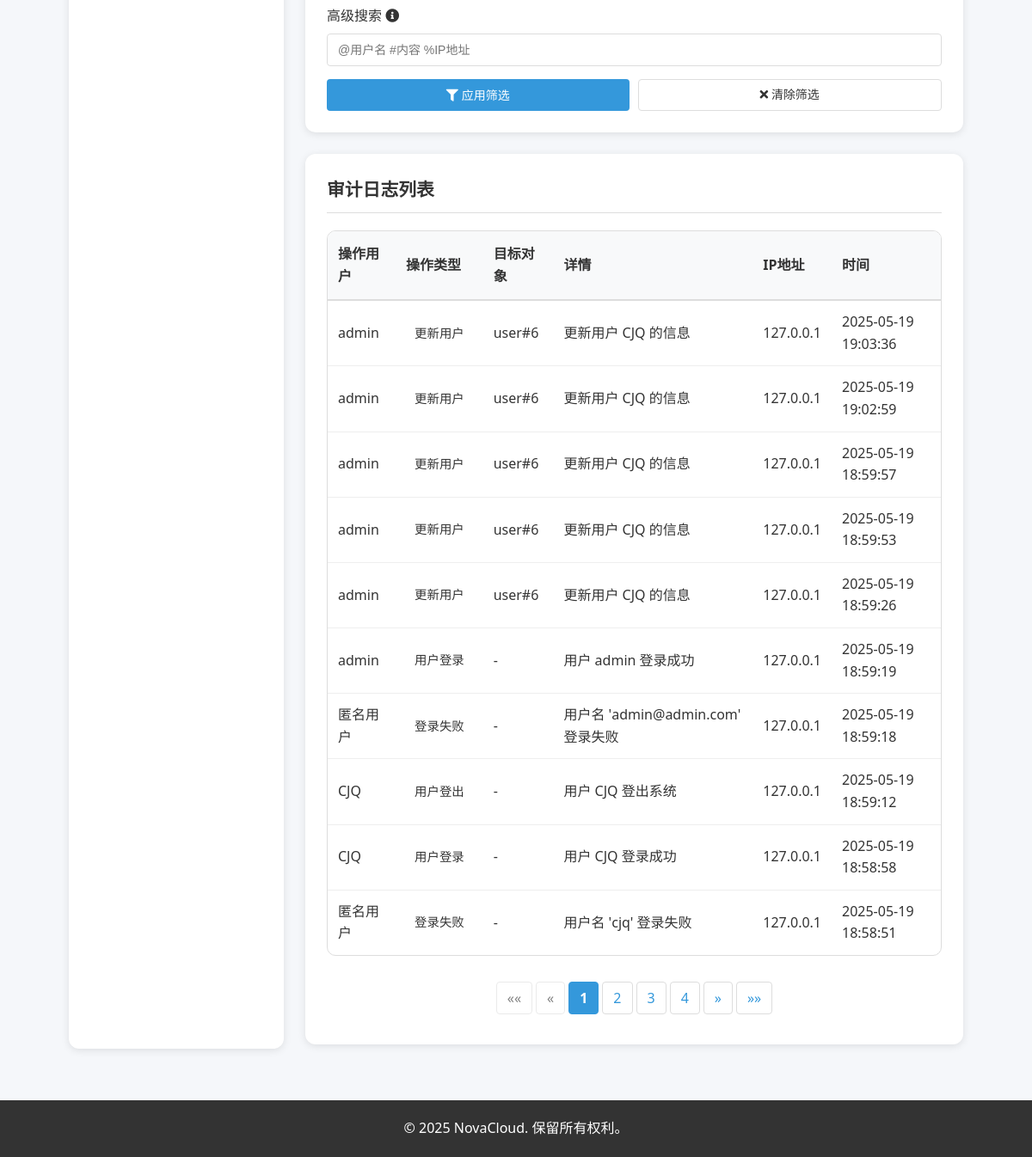
Before: /admin-panel/audit-logs/ (signed in, lower part) with the older database file.
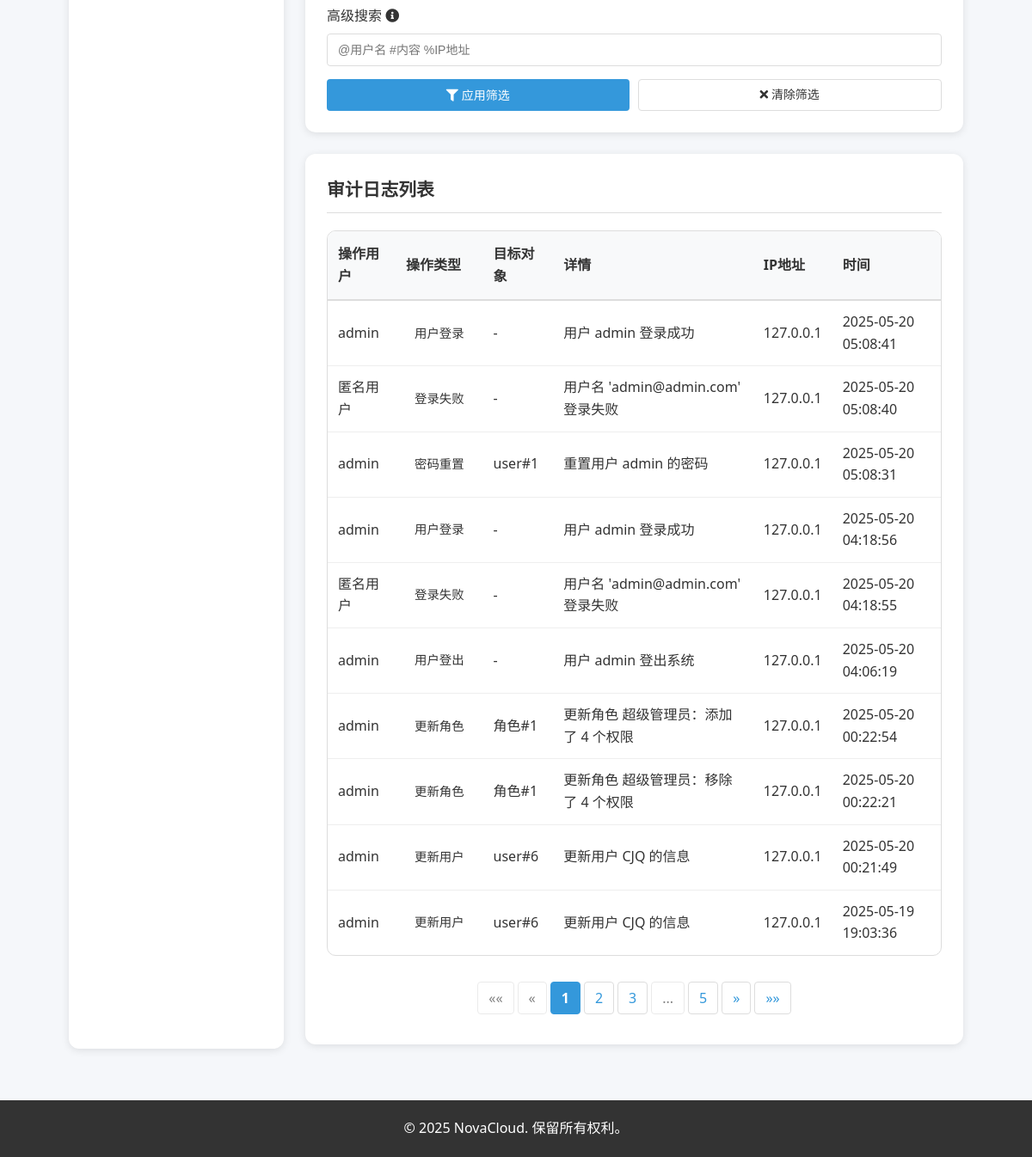
After: the same page with the newer database file.
### admin_panel/models.py (models this page shows, shortened)
class AuditLog(models.Model):
    ACTION_USER_CREATE = 'user_created'
    ACTION_USER_UPDATE = 'user_updated'
    ACTION_USER_DELETE = 'user_deleted'
    ACTION_USER_ACTIVATE = 'user_activated'
    ACTION_USER_DEACTIVATE = 'user_deactivated'
    ACTION_ROLE_CHANGE = 'role_changed'
    ACTION_PASSWORD_RESET = 'password_reset'
    ACTION_USER_LOGIN = 'user_login'
    ACTION_USER_LOGOUT = 'user_logout'
    ACTION_USER_LOGIN_FAILED = 'user_login_failed'
    ACTION_ROLE_CREATE = 'role_created'
    ACTION_ROLE_UPDATE = 'role_updated'
    ACTION_ROLE_DELETE = 'role_deleted'
    ACTION_PROJECT_CREATE = 'project_created'
    ACTION_PROJECT_UPDATE = 'project_updated'
    ACTION_PROJECT_DELETE = 'project_deleted'
    ACTION_DEVICE_CREATE = 'device_created'
    ACTION_DEVICE_UPDATE = 'device_updated'
    ACTION_DEVICE_DELETE = 'device_deleted'
    ACTION_DEVICE_KEY_RESET = 'device_key_reset'
    ACTION_DEVICE_COMMAND = 'device_command_sent'
    ACTION_SENSOR_CREATE = 'sensor_created'
    ACTION_SENSOR_UPDATE = 'sensor_updated'
    ACTION_SENSOR_DELETE = 'sensor_deleted'
    ACTION_ACTUATOR_CREATE = 'actuator_created'
    ACTION_ACTUATOR_UPDATE = 'actuator_updated'
    ACTION_ACTUATOR_DELETE = 'actuator_deleted'
    ACTION_ACTUATOR_CONTROL = 'actuator_controlled'
    ACTION_STRATEGY_CREATE = 'strategy_created'
    ACTION_STRATEGY_UPDATE = 'strategy_updated'
    ACTION_STRATEGY_DELETE = 'strategy_deleted'
    ACTION_STRATEGY_ENABLE = 'strategy_enabled'
    ACTION_STRATEGY_DISABLE = 'strategy_disabled'
    ACTION_STRATEGY_EXECUTE = 'strategy_executed'
    ACTION_SYSTEM_CONFIG = 'system_configured'
    ACTION_BACKUP_CREATE = 'backup_created'
    ACTION_BACKUP_RESTORE = 'backup_restored'
    ACTION_API_ACCESS = 'api_accessed'
    ACTION_FILE_UPLOAD = 'file_uploaded'
    ACTION_FILE_DOWNLOAD = 'file_downloaded'
    ACTION_CHOICES = [
        (ACTION_USER_CREATE, '创建用户'),
        (ACTION_USER_UPDATE, '更新用户'),
        (ACTION_USER_DELETE, '删除用户'),
        (ACTION_USER_ACTIVATE, '启用用户'),
        (ACTION_USER_DEACTIVATE, '禁用用户'),
        (ACTION_ROLE_CHANGE, '角色变更'),
        (ACTION_PASSWORD_RESET, '密码重置'),
        (ACTION_USER_LOGIN, '用户登录'),
        (ACTION_USER_LOGOUT, '用户登出'),
        (ACTION_USER_LOGIN_FAILED, '登录失败'),
        (ACTION_ROLE_CREATE, '创建角色'),
        (ACTION_ROLE_UPDATE, '更新角色'),
        (ACTION_ROLE_DELETE, '删除角色'),
        (ACTION_PROJECT_CREATE, '创建项目'),
        (ACTION_PROJECT_UPDATE, '更新项目'),
        (ACTION_PROJECT_DELETE, '删除项目'),
        (ACTION_DEVICE_CREATE, '创建设备'),
        (ACTION_DEVICE_UPDATE, '更新设备'),
        (ACTION_DEVICE_DELETE, '删除设备'),
        (ACTION_DEVICE_KEY_RESET, '重置设备密钥'),
        (ACTION_DEVICE_COMMAND, '发送设备命令'),
        (ACTION_SENSOR_CREATE, '创建传感器'),
        (ACTION_SENSOR_UPDATE, '更新传感器'),
        (ACTION_SENSOR_DELETE, '删除传感器'),
        (ACTION_ACTUATOR_CREATE, '创建执行器'),
        (ACTION_ACTUATOR_UPDATE, '更新执行器'),
        (ACTION_ACTUATOR_DELETE, '删除执行器'),
        (ACTION_ACTUATOR_CONTROL, '控制执行器'),
        (ACTION_STRATEGY_CREATE, '创建策略'),
        (ACTION_STRATEGY_UPDATE, '更新策略'),
        (ACTION_STRATEGY_DELETE, '删除策略'),
        (ACTION_STRATEGY_ENABLE, '启用策略'),
        (ACTION_STRATEGY_DISABLE, '禁用策略'),
        (ACTION_STRATEGY_EXECUTE, '执行策略'),
        (ACTION_SYSTEM_CONFIG, '系统配置'),
        (ACTION_BACKUP_CREATE, '创建备份'),
        (ACTION_BACKUP_RESTORE, '恢复备份'),
        (ACTION_API_ACCESS, 'API访问'),
        (ACTION_FILE_UPLOAD, '文件上传'),
        (ACTION_FILE_DOWNLOAD, '文件下载'),
    ]
    user = models.ForeignKey(
        settings.AUTH_USER_MODEL,
        on_delete=models.SET_NULL,
        null=True,
        blank=True,
        related_name='audit_logs',
        verbose_name="操作用户"
    )
    action = models.CharField(
        max_length=50,
        choices=ACTION_CHOICES,
        verbose_name="操作类型"
    )
    target_content_type = models.ForeignKey(
        ContentType,
        on_delete=models.SET_NULL,
        null=True,
        blank=True,
        verbose_name="目标类型"
    )
    target_object_id = models.PositiveIntegerField(
        null=True,
        blank=True,
        verbose_name="目标ID"
    )
    target = GenericForeignKey(
        'target_content_type',
        'target_object_id'
    )
    details = models.TextField(
        verbose_name="操作详情"
    )
    ip_address = models.GenericIPAddressField(
        null=True,
        blank=True,
        verbose_name="IP地址"
    )
    timestamp = models.DateTimeField(
        auto_now_add=True,
        verbose_name="操作时间"
    )
    class Meta:
        verbose_name = "审计日志"
        verbose_name_plural = "审计日志"
        ordering = ['-timestamp']
        indexes = [
            models.Index(fields=['user']),
            models.Index(fields=['action']),
            models.Index(fields=['timestamp']),
            models.Index(fields=['target_content_type', 'target_object_id']),
        ]

### admin_panel/views.py (the view, shortened to what this page needs)
# urls.py: path('audit-logs/', views.AuditLogListView.as_view(), name='audit_log_list'),
class AuditLogListView(LoginRequiredMixin, AdminRequiredMixin, ListView):
    model = AuditLog
    template_name = 'admin_panel/audit_logs/audit_log_list.html'
    context_object_name = 'logs'
    paginate_by = 10  # 每页显示10条日志
    def get_queryset(self):
        queryset = AuditLog.objects.all().order_by('-timestamp')
        user_id = self.request.GET.get('user')
        if user_id:
            try:
                queryset = queryset.filter(user_id=int(user_id))
            except (ValueError, TypeError):
                pass
        action = self.request.GET.get('action')
        if action:
            queryset = queryset.filter(action=action)
        time_range = self.request.GET.get('time_range', '7d')  # 默认查看过去7天
        now = timezone.now()
        if time_range == '24h':
            start_time = now - timedelta(hours=24)
        elif time_range == '7d':
            start_time = now - timedelta(days=7)
        elif time_range == '30d':
            start_time = now - timedelta(days=30)
        elif time_range == 'all':
            start_time = None
        else:
            start_time = now - timedelta(days=7)
        if start_time:
            queryset = queryset.filter(timestamp__gte=start_time)
        search = self.request.GET.get('search')
        return queryset
    def get_context_data(self, **kwargs):
        context = super().get_context_data(**kwargs)
        context['title'] = '操作审计日志'
        context['action_choices'] = AuditLog.ACTION_CHOICES
        context['selected_user'] = self.request.GET.get('user', '')
        context['selected_action'] = self.request.GET.get('action', '')
        context['selected_time_range'] = self.request.GET.get('time_range', '7d')
        context['search_query'] = self.request.GET.get('search', '')
        context['users'] = User.objects.all()
        query_params = self.request.GET.copy()
        if 'page' in query_params:
            del query_params['page']
        context['query_string'] = query_params.urlencode()
        return context

### admin_panel/views.py (called while the page is built)
    def test_func(self):
        return self.request.user.is_staff or (
            hasattr(self.request.user, 'profile') and
            self.request.user.profile.role and
            self.request.user.profile.role.permissions.filter(codename='can_manage_users').exists()
        )

### templates/admin_panel/audit_logs/audit_log_list.html (shortened to what the changed rows need)
{% extends 'admin_panel/base_admin.html' %}
{% load static %}
{% block admin_content %}
<div class="admin-box">
    {% if logs %}
        <div class="table-responsive">
            <table class="table">
                <thead class="table-header-row">
                    <tr>
                        <th>操作用户</th>
                        <th>操作类型</th>
                        <th>目标对象</th>
                        <th>详情</th>
                        <th>IP地址</th>
                        <th>时间</th>
                    </tr>
                </thead>
                <tbody>
                    {% for log in logs %}
                        <tr>
                            <td>
                                {% if log.user %}
                                    {{ log.user.username }}
                                {% else %}
                                    <span class="text-muted">匿名用户</span>
                                {% endif %}
                            </td>
                            <td>
                                <span class="badge
                                    {% if 'created' in log.action %}bg-success
                                    {% elif 'deleted' in log.action %}bg-danger
                                    {% elif 'updated' in log.action or 'changed' in log.action %}bg-info
                                    {% elif 'activated' in log.action %}bg-success
                                    {% elif 'deactivated' in log.action %}bg-warning
                                    {% elif 'login_failed' in log.action %}bg-danger
                                    {% elif 'login' in log.action %}bg-success
                                    {% elif 'logout' in log.action %}bg-secondary
                                    {% elif 'reset' in log.action %}bg-warning
                                    {% else %}bg-secondary
                                    {% endif %}">
                                    {{ log.get_action_display }}
                                </span>
                            </td>
                            <td>
                                {% if log.target_content_type %}
                                    {{ log.target_content_type.name }}#{{ log.target_object_id }}
                                {% else %}
                                    -
                                {% endif %}
                            </td>
                            <td>{{ log.details }}</td>
                            <td>
                                {% if log.ip_address %}
                                    {{ log.ip_address }}
                                {% else %}
                                    -
                                {% endif %}
                            </td>
                            <td>{{ log.timestamp|date:"Y-m-d H:i:s" }}</td>
                        </tr>
                    {% endfor %}
                </tbody>
            </table>
        </div>
        {% if is_paginated %}
            <nav aria-label="分页" class="pagination-container">
                <ul class="pagination">
                    {% for i in paginator.page_range %}
                        {% if page_obj.number == i %}
                            <li class="page-item active"><span class="page-link">{{ i }}</span></li>
                        {% elif i > page_obj.number|add:"-3" and i < page_obj.number|add:"3" %}
                            <li class="page-item">
                                <a class="page-link" href="?page={{ i }}{% if query_string %}&{{ query_string }}{% endif %}">{{ i }}</a>
                            </li>
                        {% elif i == paginator.num_pages %}
                            {% if page_obj.number < paginator.num_pages|add:"-3" %}
                            <li class="page-item disabled">
                                <span class="page-link">...</span>
                            </li>
                            {% endif %}
                            <li class="page-item">
                                <a class="page-link" href="?page={{ paginator.num_pages }}{% if query_string %}&{{ query_string }}{% endif %}">{{ paginator.num_pages }}</a>
                            </li>
                        {% endif %}
                    {% endfor %}
                </ul>
            </nav>
        {% endif %}
    {% else %}
        <div class="empty-state">
            <i class="fas fa-file-alt fa-3x mb-3"></i>
            <p>没有找到符合条件的审计日志</p>
        </div>
    {% endif %}
</div>
{% endblock %}

Changed rows visible on the page:
no longer on this page (row unchanged): AuditLog: user.username "admin", action "更新用户", target_content_type.name "user", target_object_id "6", details "更新用户 CJQ 的信息", ip_address "127.0.0.1", timestamp "2025-05-19 19:02:59"
no longer on this page (row unchanged): AuditLog: user.username "admin", action "更新用户", target_content_type.name "user", target_object_id "6", details "更新用户 CJQ 的信息", ip_address "127.0.0.1", timestamp "2025-05-19 18:59:57"
no longer on this page (row unchanged): AuditLog: user.username "admin", action "更新用户", target_content_type.name "user", target_object_id "6", details "更新用户 CJQ 的信息", ip_address "127.0.0.1", timestamp "2025-05-19 18:59:53"
no longer on this page (row unchanged): AuditLog: user.username "admin", action "更新用户", target_content_type.name "user", target_object_id "6", details "更新用户 CJQ 的信息", ip_address "127.0.0.1", timestamp "2025-05-19 18:59:26"
no longer on this page (row unchanged): AuditLog: user.username "admin", action "用户登录", details "用户 admin 登录成功", ip_address "127.0.0.1", timestamp "2025-05-19 18:59:19"
no longer on this page (row unchanged): AuditLog: shows "匿名用户", action "登录失败", details "用户名 'admin@admin.com' 登录失败", ip_address "127.0.0.1", timestamp "2025-05-19 18:59:18"
no longer on this page (row edited): AuditLog: user.username "CJQ", action "用户登出", details "用户 CJQ 登出系统", ip_address "127.0.0.1", timestamp "2025-05-19 18:59:12"
no longer on this page (row edited): AuditLog: user.username "CJQ", action "用户登录", details "用户 CJQ 登录成功", ip_address "127.0.0.1", timestamp "2025-05-19 18:58:58"
no longer on this page (row unchanged): AuditLog: shows "匿名用户", action "登录失败", details "用户名 'cjq' 登录失败", ip_address "127.0.0.1", timestamp "2025-05-19 18:58:51"
added AuditLog: user.username "admin", action "用户登录", details "用户 admin 登录成功", ip_address "127.0.0.1", timestamp "2025-05-20 05:08:41"
added AuditLog: shows "匿名用户", action "登录失败", details "用户名 'admin@admin.com' 登录失败", ip_address "127.0.0.1", timestamp "2025-05-20 05:08:40"
added AuditLog: user.username "admin", action "密码重置", target_content_type.name "user", target_object_id "1", details "重置用户 admin 的密码", ip_address "127.0.0.1", timestamp "2025-05-20 05:08:31"
added AuditLog: user.username "admin", action "用户登录", details "用户 admin 登录成功", ip_address "127.0.0.1", timestamp "2025-05-20 04:18:56"
added AuditLog: shows "匿名用户", action "登录失败", details "用户名 'admin@admin.com' 登录失败", ip_address "127.0.0.1", timestamp "2025-05-20 04:18:55"
added AuditLog: user.username "admin", action "用户登出", details "用户 admin 登出系统", ip_address "127.0.0.1", timestamp "2025-05-20 04:06:19"
added AuditLog: user.username "admin", action "更新角色", target_content_type.name "角色", target_object_id "1", details "更新角色 超级管理员：添加了 4 个权限", ip_address "127.0.0.1", timestamp "2025-05-20 00:22:54"
added AuditLog: user.username "admin", action "更新角色", target_content_type.name "角色", target_object_id "1", details "更新角色 超级管理员：移除了 4 个权限", ip_address "127.0.0.1", timestamp "2025-05-20 00:22:21"
added AuditLog: user.username "admin", action "更新用户", target_content_type.name "user", target_object_id "6", details "更新用户 CJQ 的信息", ip_address "127.0.0.1", timestamp "2025-05-20 00:21:49"
Other visible differences:
new list line: "... 5"
list line gone: "4"
